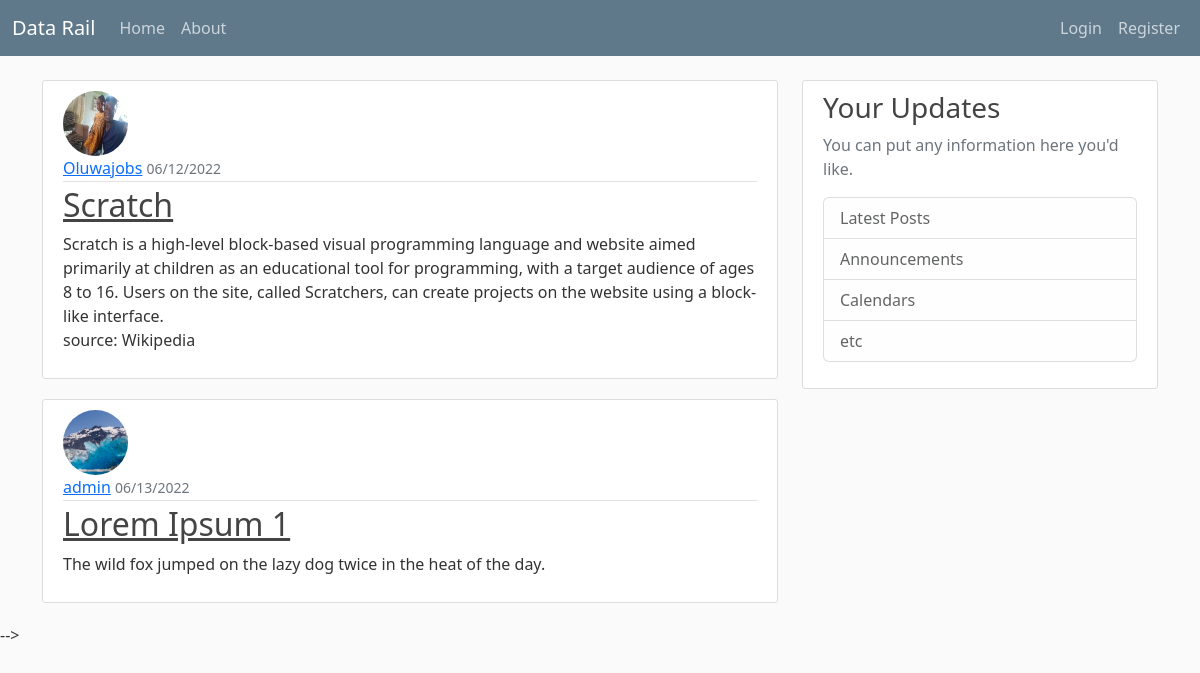
The page /home on the database its author committed.
### datarail/models.py (models this page shows, shortened)
class Post(db.Model, UserMixin):
    id = db.Column(db.Integer, primary_key=True)
    title = db.Column(db.String(60), nullable=False, unique=True)
    date_posted = db.Column(db.DateTime, nullable=False,
                            default=datetime.utcnow)
    content = db.Column(db.Text, nullable=False)
    user_id = db.Column(db.Integer, db.ForeignKey('user.id'), nullable=False)

class User(db.Model, UserMixin):
    id = db.Column(db.Integer, primary_key=True)
    username = db.Column(db.String(20), nullable=False, unique=True)
    email = db.Column(db.String(50), nullable=False, unique=True)
    image_file = db.Column(
        db.String(120), nullable=False, default='default.jpg')
    password = db.Column(db.String(60), nullable=False)
    post = db.relationship('Post', backref='author', lazy=True)

### datarail/routes.py (the view)
@app.route("/")
@app.route("/home")
def home():
    posts = Post.query.all()
    return render_template('home.html', posts=posts)

### datarail/templates/home.html
{%extends 'layout.html'%}
{%block content%}
    {%for post in posts%}
    <article class="media content-section">
        <img class="rounded-circle article-img" src="{{ url_for('static', filename='profile_pics/' + post.author.image_file) }}" alt="profile picture">
        <div class="media-body">
            <div class="article-metadata">
                <a class="mr-2" href="#">{{ post.author.username }}</a>
                <small class="text-muted">{{ post.date_posted.strftime('%m/%d/%Y') }}</small>
            </div>
            <h2><a class="article-title" href="{{url_for('post', post_id=post.id)}}">{{ post.title }}</a></h2>
            <p class="article-content">{{ post.content }}</p>
        </div>
    </article>
    {%endfor%}
{%endblock content%}

### datarail/templates/layout.html (shortened to what this page needs)
<!DOCTYPE html>
<html lang="en">
<head>
    <link href="https://cdn.jsdelivr.net/npm/bootstrap@5.2.0-beta1/dist/css/bootstrap.min.css" rel="stylesheet"
>
    <link rel="stylesheet" href="{{url_for('static', filename='main.css')}}">
</head>
<body>
    <header class="site-header">
        <nav class="navbar navbar-expand-md navbar-dark bg-steel fixed-top">
            <div class="container-fluid">
                <a class="navbar-brand mr-4" href="/">Data Rail</a>
                <div class="collapse navbar-collapse" id="navbarText">
                    <div class="navbar-nav me-auto mb-2 mb-lg-0">
                        <a class="nav-item nav-link" href="{{url_for('home')}}">Home</a>
                        <a class="nav-item nav-link" href="{{url_for('about')}}">About</a>
                    </div>
                    <div class="navbar-nav">
                        {%if current_user.is_authenticated %}
                        <a class="nav-item nav-link" href="{{url_for('new_post')}}">New Post</a>
                        <a class="nav-item nav-link" href="{{url_for('account')}}">Account</a>
                        <a class="nav-item nav-link" href="{{url_for('logout')}}">Logout</a>
                        {%else%}
                        <a class="nav-item nav-link" href="{{url_for('login')}}">Login</a>
                        <a class="nav-item nav-link" href="{{url_for('register')}}">Register</a>
                        {%endif%}
                    </div>
                </div>
            </div>
        </nav>
    </header>
    <main role="main" class="container">
        <div class="row">
            <div class="col-md-8">
                {% block content %}{% endblock %}
            </div>
            <div class="col-md-4">
                <div class="content-section">
                    <h3>Your Updates</h3>
                    <p class='text-muted'>You can put any information here you'd like.
                    <ul class="list-group">
                        <li class="list-group-item list-group-item-light">Latest Posts</li>
                        <li class="list-group-item list-group-item-light">Announcements</li>
                        <li class="list-group-item list-group-item-light">Calendars</li>
                        <li class="list-group-item list-group-item-light">etc</li>
                    </ul>
                    </p>
                </div>
            </div>
        </div>
    </main>
-->
</body>
</html>

### datarail/static/main.css (style rules this page uses)
body { background: #fafafa; color: #333333; margin-top: 5rem; }
h1, h2, h3, h4, h5, h6 { color: #444444; }
.bg-steel { background-color: #5f788a; }
.site-header .navbar-nav .nav-link { color: #cbd5db; }
.content-section { background: #ffffff; padding: 10px 20px; border: 1px solid #dddddd; border-radius: 3px; margin-bottom: 20px; }
.article-title { color: #444444; }
.article-content { white-space: pre-line; }
.article-img { height: 65px; width: 65px; margin-right: 16px; }
.article-metadata { padding-bottom: 1px; margin-bottom: 4px; border-bottom: 1px solid #e3e3e3 }

### rows shown on the page
Post: image_file (picture), author.username "Oluwajobs", date_posted "06/12/2022", title "Scratch", content "Scratch is a high-level block-based visual programming language and website aimed primarily at children as an educational tool for programming, with a target audience of ages 8 to 16. Users on the site, called Scratchers, can create projects on the website using a block-like interface. source: Wikipedia"
Post: image_file (placeholder picture), author.username "admin", date_posted "06/13/2022", title "Lorem Ipsum 1", content "The wild fox jumped on the lazy dog twice in the heat of the day."
